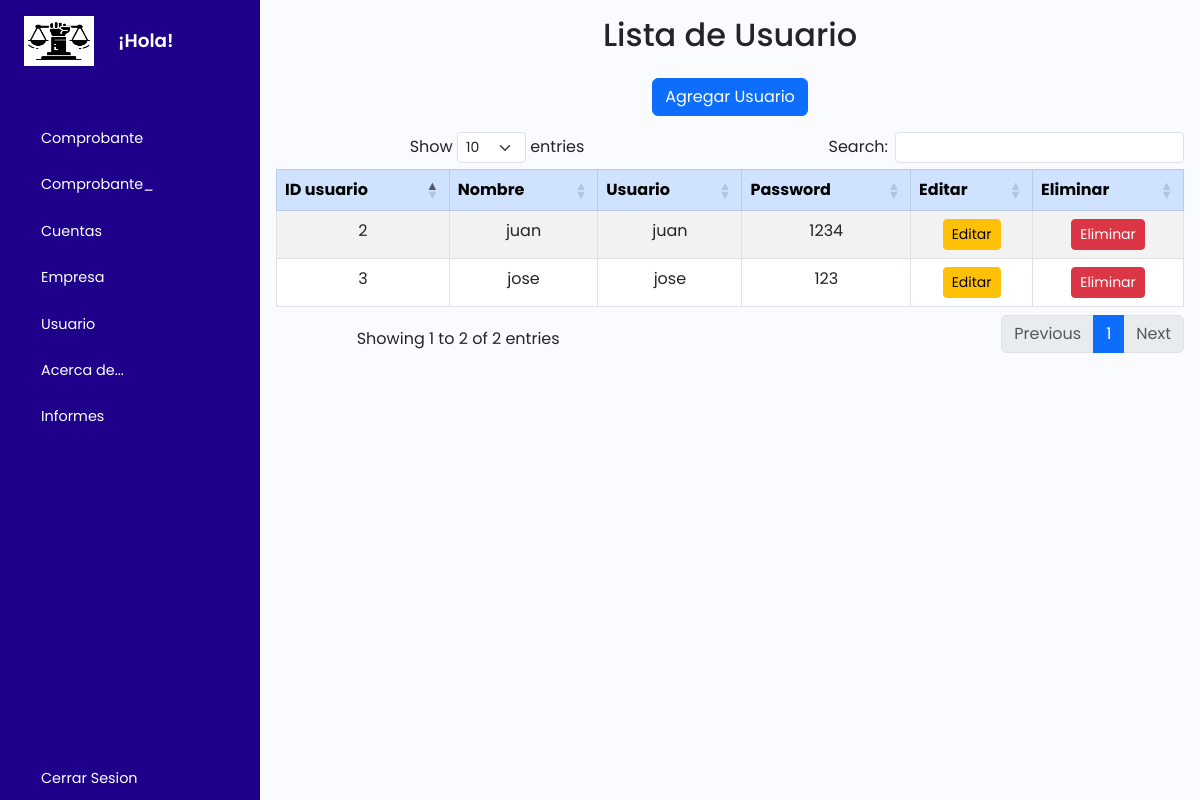
/tusuario/index.php, run on an earlier commit of the app's database.
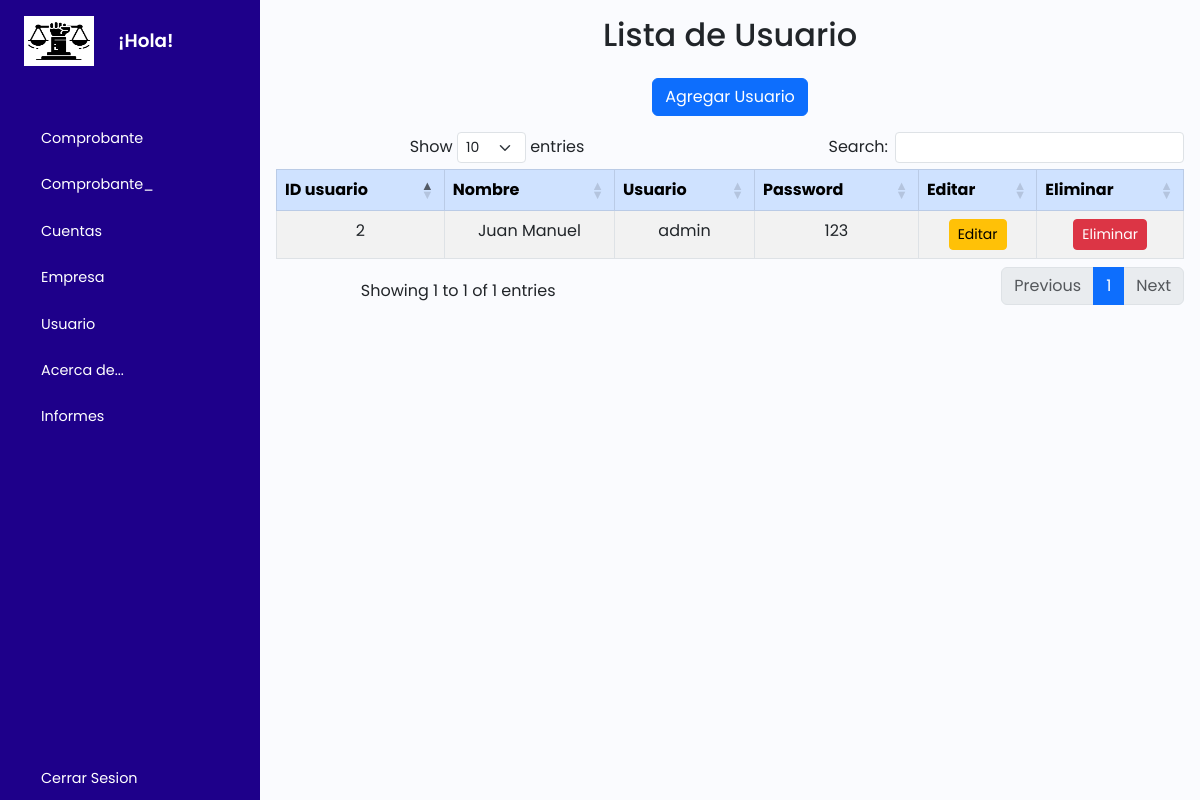
And on a later commit of the database.
### tables this page shows
CREATE TABLE `tusuario` (
  `idusuario` int(11) NOT NULL,
  `nombre` varchar(50) NOT NULL,
  `usuario` varchar(100) NOT NULL,
  `password` varchar(100) NOT NULL
);

### tusuario/index.php (the view, shortened to what this page needs)
<?php
    include_once("../plantilla/inicio.php");
    include '../cone.php';
?>
        <div class="main p-3">
            <div class="text-center">
            <h2 class="mb-4">Lista de Usuario</h2>
            <a href="create.php" class="btn btn-primary mb-3">Agregar Usuario</a>
            <?php
                $sql = "SELECT * FROM tusuario";
                $result = $conn->query($sql);
                if ($result->num_rows > 0) {
                    echo "<table id='usuario' class='table table-striped table-bordered'>
                    <thead class='table-primary'>
                    <tr>
                        <th>ID usuario</th>
                        <th>Nombre </th>
                        <th>Usuario</th>
                        <th>Password</th>
                        <th>Editar</th>
                        <th>Eliminar</th>
                    </tr>
                    </thead>
                    <tbody>";
                    while($row = $result->fetch_assoc()) {
                        echo "<tr>
                        <td>" . $row["idusuario"]. "</td>
                        <td>" . $row["nombre"]. "</td>
                        <td>" . $row["usuario"]. "</td>
                        <td>" . $row["password"]. "</td>
                        <td>
                            <a href='update.php?id=".$row["idusuario"]."' class='btn btn-warning btn-sm'>Editar</a>
                        </td>
                        <td>
                            <a href='delete.php?id=".$row["idusuario"]."' class='btn btn-danger btn-sm'>Eliminar</a>
                        </td>
                        </tr>";
                    }
                    echo "</tbody></table>";
                } else {
                    echo "<div class='alert alert-warning' role='alert'>0 resultados</div>";
                }
                ?>
            </div>
        </div>
    </div>
    <?php
    include_once("../plantilla/final.php");
?>

What changed in the data, as far as the page shows it:
removed tusuario: idusuario "3", nombre "jose", usuario "jose", password "123"
changed tusuario id 2: nombre "juan" → "Juan Manuel"; usuario "juan" → "admin"; password "1234" → "123"
Also different on the page:
text written by a page script: "Show entries Search: Showing 1 to 2 of 2 entries Previous 1 Next" → "Show entries Search: Showing 1 to 1 of 1 entries Previous 1 Next"
